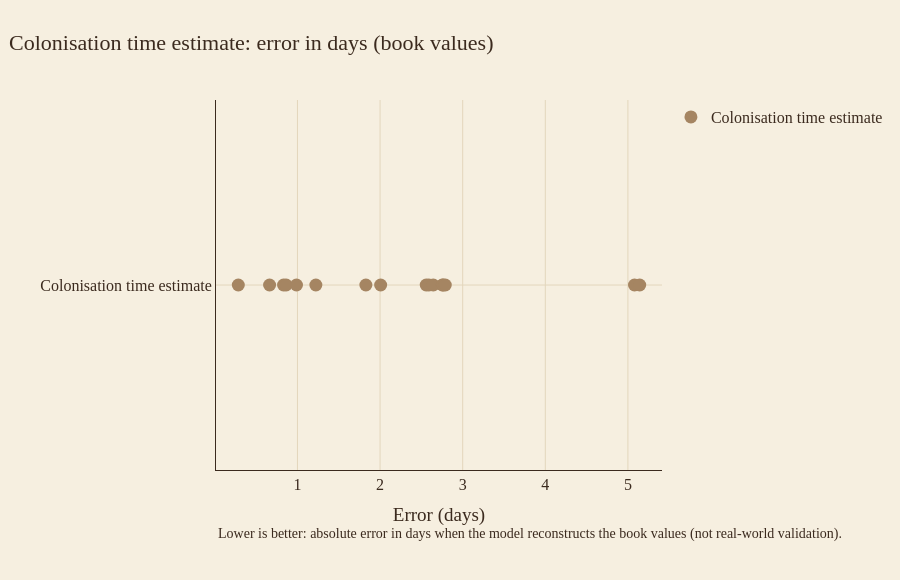
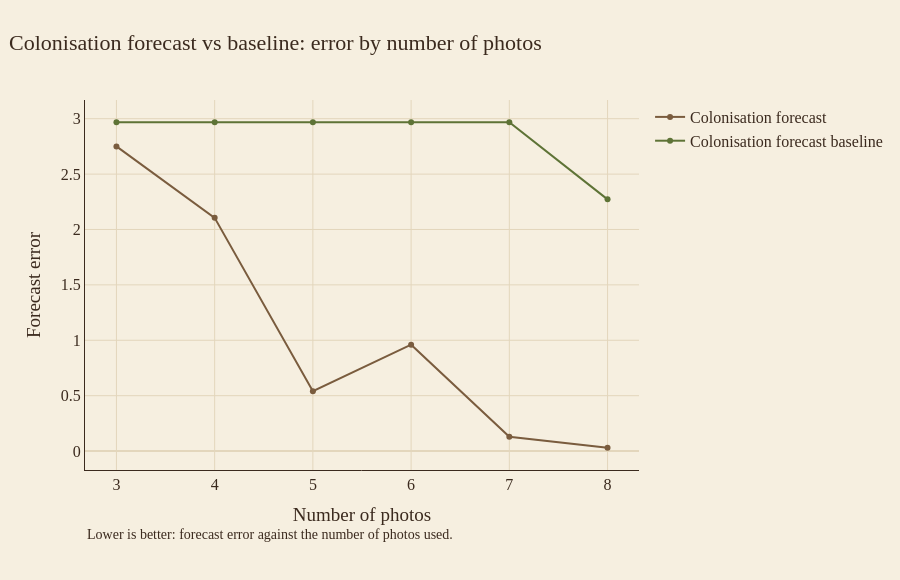
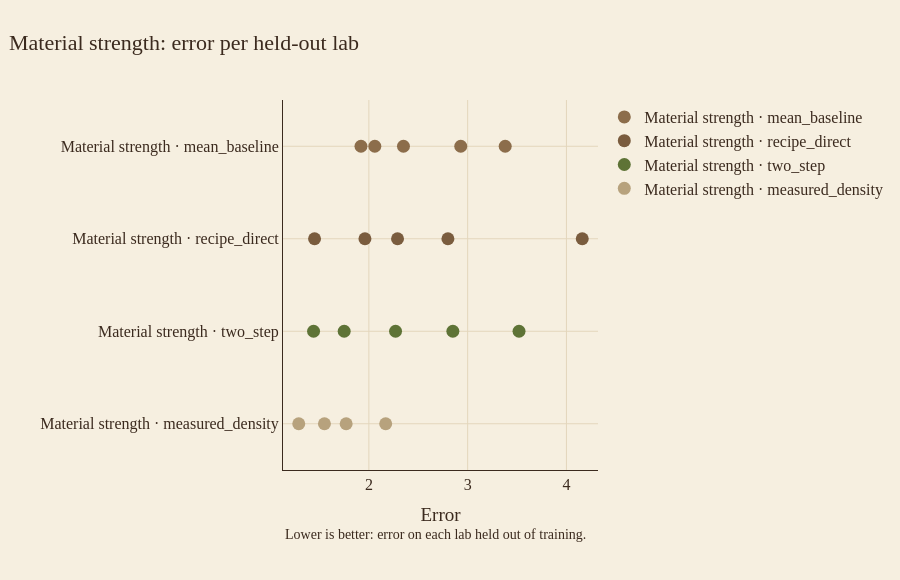
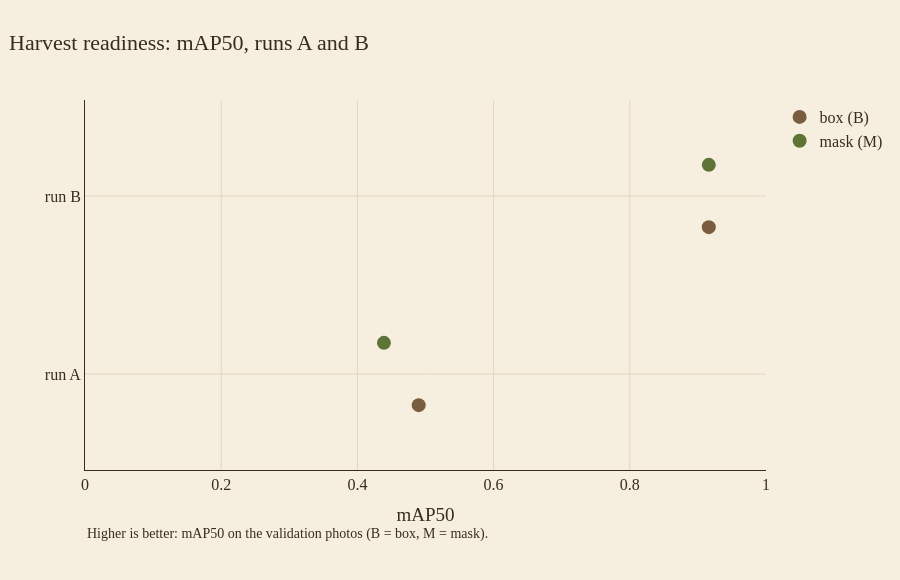

Notebook code for these charts, in order:
### Markdown cell above
## 1. Tested model performance
One panel per model, so datasets, splits and metrics never mix. Every run or fold stays visible as its own point. Coincident values can overlap.

### Code cell
m = tables["model_metrics"]
panels = [
    ("literature consensus", "Colonisation time estimate: error in days (book values)",
     "Lower is better: absolute error in days when the model reconstructs the book values (not real-world validation).", "strip"),
    ("colonisation forecast test", "Colonisation forecast vs baseline: error by number of photos",
     "Lower is better: forecast error against the number of photos used.", "photos"),
    ("property model", "Material strength: error per held-out lab",
     "Lower is better: error on each lab held out of training.", "strip"),
    ("harvest readiness", "Harvest readiness: mAP50, runs A and B",
     "Higher is better: mAP50 on the validation photos (B = box, M = mask).", "harvest"),
]
for prefix, title, note, kind in panels:
    g = m[m.dataset.str.startswith(prefix)]
    if g.empty:
        print("No data for:", title)
        continue
    if kind == "photos":
        g = g.assign(photos=g.run.astype(float)).sort_values("photos")
        fig = px.line(g, x="photos", y="value", color="model", markers=True, color_discrete_map=model_palette)
        fig.update_xaxes(title="Number of photos")
        fig.update_yaxes(title="Forecast error")
    elif kind == "harvest":
        g = g.assign(kind=g.metric.str.extract(r"\((.)\)")[0].map({"B": "box (B)", "M": "mask (M)"}))
        cmap = dict(zip(sorted(g.kind.unique()), THEME["series"][:2]))
        fig = px.strip(g, x="value", y="split", color="kind", color_discrete_map=cmap, hover_data=["run"])
        fig.update_traces(jitter=0, marker=dict(size=14))
        fig.update_xaxes(title="mAP50", range=[0, 1])
        fig.update_yaxes(title="")
    else:
        fig = px.strip(g, x="value", y="model", color="model", hover_data=["run"], color_discrete_map=model_palette)
        fig.update_traces(jitter=0, marker=dict(size=13))
        fig.update_xaxes(title="Error" if "days" not in title else "Error (days)")
        fig.update_yaxes(title="")
    finish(fig, title, "metrics_" + prefix, note=note)

### Figure 1 — Plotly figure (JSON) as saved in the notebook; plotly's stock layout.template omitted (floating-point values rounded to 4 significant figures)
{"data": [{"alignmentgroup": "True", "boxpoints": "all", "customdata": [["consensus_demo_20261019T094807_319906Z · cb01"], ["consensus_demo_20261019T094807_319906Z · cb02"], ["consensus_demo_20261019T094807_319906Z · cb03"], ["consensus_demo_20261019T094807_319906Z · cb04"], ["consensus_demo_20261019T094807_319906Z · cb05"], ["consensus_demo_20261019T094807_319906Z · cb06"], ["consensus_demo_20261019T094807_319906Z · cb07"], ["consensus_demo_20261019T094807_319906Z · cb09"], ["consensus_demo_20261019T094807_319906Z · cb10"], ["consensus_demo_20261019T094807_319906Z · cb11"], ["consensus_demo_20261019T094807_319906Z · cb12"], ["consensus_demo_20261019T094807_319906Z · cb15"], ["consensus_demo_20261019T094807_319906Z · cb17"], ["consensus_demo_20261019T094807_319906Z · cb18"], ["consensus_demo_20261019T094807_319906Z · cb19"], ["consensus_demo_20261019T094807_319906Z · cb21"]], "fillcolor": "rgba(255,255,255,0)", "hoveron": "points", "hovertemplate": "model=%{y}<br>value=%{x}<br>run=%{customdata[0]}<extra></extra>", "jitter": 0, "legendgroup": "Colonisation time estimate", "line": {"color": "rgba(255,255,255,0)"}, "marker": {"color": "#A58562", "size": 13}, "name": "Colonisation time estimate", "offsetgroup": "Colonisation time estimate", "orientation": "h", "pointpos": 0, "showlegend": true, "type": "box", "x": [0.2839, 2.763, 2.789, 0.6626, 0.9882, 1.223, 2.559, 2.591, 2.007, 0.8627, 2.644, 5.08, 5.143, 2.755, 1.828, 0.8318], "x0": " ", "xaxis": "x", "y": ["Colonisation time estimate", "Colonisation time estimate", "Colonisation time estimate", "Colonisation time estimate", "Colonisation time estimate", "Colonisation time estimate", "Colonisation time estimate", "Colonisation time estimate", "Colonisation time estimate", "Colonisation time estimate", "Colonisation time estimate", "Colonisation time estimate", "Colonisation time estimate", "Colonisation time estimate", "Colonisation time estimate", "Colonisation time estimate"], "y0": " ", "yaxis": "y"}], "layout": {"annotations": [{"font": {"size": 14}, "showarrow": false, "text": "Lower is better: absolute error in days when the model reconstructs the book values (not real-world validation).", "x": 0, "xanchor": "left", "xref": "paper", "y": -0.2, "yref": "paper"}], "boxmode": "overlay", "font": {"color": "#3B2A1E", "family": "Georgia, 'Times New Roman', serif", "size": 16}, "height": 580, "legend": {"title": {"text": ""}, "tracegroupgap": 0}, "margin": {"b": 110, "l": 85, "r": 40, "t": 100}, "paper_bgcolor": "#F6EFE0", "plot_bgcolor": "#F6EFE0", "title": {"text": "Colonisation time estimate: error in days (book values)", "x": 0.01}, "xaxis": {"anchor": "y", "domain": [0, 1], "gridcolor": "#E3D6BC", "linecolor": "#3B2A1E", "title": {"text": "Error (days)"}, "zerolinecolor": "#E3D6BC"}, "yaxis": {"anchor": "x", "categoryarray": ["Colonisation time estimate"], "categoryorder": "array", "domain": [0, 1], "gridcolor": "#E3D6BC", "linecolor": "#3B2A1E", "title": {"text": ""}, "zerolinecolor": "#E3D6BC"}}}

### Figure 2 — Plotly figure (JSON) as saved in the notebook; plotly's stock layout.template omitted (floating-point values rounded to 4 significant figures)
{"data": [{"hovertemplate": "model=Colonisation forecast<br>photos=%{x}<br>value=%{y}<extra></extra>", "legendgroup": "Colonisation forecast", "line": {"color": "#7A5C3E", "dash": "solid"}, "marker": {"symbol": "circle"}, "mode": "lines+markers", "name": "Colonisation forecast", "orientation": "v", "showlegend": true, "type": "scatter", "x": [3.0, 4.0, 5.0, 6.0, 7.0, 8.0], "xaxis": "x", "y": [2.75, 2.105, 0.54, 0.96, 0.13, 0.03], "yaxis": "y"}, {"hovertemplate": "model=Colonisation forecast baseline<br>photos=%{x}<br>value=%{y}<extra></extra>", "legendgroup": "Colonisation forecast baseline", "line": {"color": "#5E7336", "dash": "solid"}, "marker": {"symbol": "circle"}, "mode": "lines+markers", "name": "Colonisation forecast baseline", "orientation": "v", "showlegend": true, "type": "scatter", "x": [3.0, 4.0, 5.0, 6.0, 7.0, 8.0], "xaxis": "x", "y": [2.968, 2.968, 2.968, 2.968, 2.968, 2.272], "yaxis": "y"}], "layout": {"annotations": [{"font": {"size": 14}, "showarrow": false, "text": "Lower is better: forecast error against the number of photos used.", "x": 0, "xanchor": "left", "xref": "paper", "y": -0.2, "yref": "paper"}], "font": {"color": "#3B2A1E", "family": "Georgia, 'Times New Roman', serif", "size": 16}, "height": 580, "legend": {"title": {"text": ""}, "tracegroupgap": 0}, "margin": {"b": 110, "l": 85, "r": 40, "t": 100}, "paper_bgcolor": "#F6EFE0", "plot_bgcolor": "#F6EFE0", "title": {"text": "Colonisation forecast vs baseline: error by number of photos", "x": 0.01}, "xaxis": {"anchor": "y", "domain": [0, 1], "gridcolor": "#E3D6BC", "linecolor": "#3B2A1E", "title": {"text": "Number of photos"}, "zerolinecolor": "#E3D6BC"}, "yaxis": {"anchor": "x", "domain": [0, 1], "gridcolor": "#E3D6BC", "linecolor": "#3B2A1E", "title": {"text": "Forecast error"}, "zerolinecolor": "#E3D6BC"}}}

### Figure 3 — Plotly figure (JSON) as saved in the notebook; plotly's stock layout.template omitted (floating-point values rounded to 4 significant figures)
{"data": [{"alignmentgroup": "True", "boxpoints": "all", "customdata": [["d004"], ["d005"], ["d006"], ["d007"], ["d016"]], "fillcolor": "rgba(255,255,255,0)", "hoveron": "points", "hovertemplate": "model=%{y}<br>value=%{x}<br>run=%{customdata[0]}<extra></extra>", "jitter": 0, "legendgroup": "Material strength · mean_baseline", "line": {"color": "rgba(255,255,255,0)"}, "marker": {"color": "#8C6D4B", "size": 13}, "name": "Material strength · mean_baseline", "offsetgroup": "Material strength · mean_baseline", "orientation": "h", "pointpos": 0, "showlegend": true, "type": "box", "x": [3.38, 2.93, 2.35, 2.06, 1.92], "x0": " ", "xaxis": "x", "y": ["Material strength · mean_baseline", "Material strength · mean_baseline", "Material strength · mean_baseline", "Material strength · mean_baseline", "Material strength · mean_baseline"], "y0": " ", "yaxis": "y"}, {"alignmentgroup": "True", "boxpoints": "all", "customdata": [["d004"], ["d005"], ["d006"], ["d007"], ["d016"]], "fillcolor": "rgba(255,255,255,0)", "hoveron": "points", "hovertemplate": "model=%{y}<br>value=%{x}<br>run=%{customdata[0]}<extra></extra>", "jitter": 0, "legendgroup": "Material strength · recipe_direct", "line": {"color": "rgba(255,255,255,0)"}, "marker": {"color": "#7A5C3E", "size": 13}, "name": "Material strength · recipe_direct", "offsetgroup": "Material strength · recipe_direct", "orientation": "h", "pointpos": 0, "showlegend": true, "type": "box", "x": [4.16, 2.8, 1.45, 1.96, 2.29], "x0": " ", "xaxis": "x", "y": ["Material strength · recipe_direct", "Material strength · recipe_direct", "Material strength · recipe_direct", "Material strength · recipe_direct", "Material strength · recipe_direct"], "y0": " ", "yaxis": "y"}, {"alignmentgroup": "True", "boxpoints": "all", "customdata": [["d004"], ["d005"], ["d006"], ["d007"], ["d016"]], "fillcolor": "rgba(255,255,255,0)", "hoveron": "points", "hovertemplate": "model=%{y}<br>value=%{x}<br>run=%{customdata[0]}<extra></extra>", "jitter": 0, "legendgroup": "Material strength · two_step", "line": {"color": "rgba(255,255,255,0)"}, "marker": {"color": "#5E7336", "size": 13}, "name": "Material strength · two_step", "offsetgroup": "Material strength · two_step", "orientation": "h", "pointpos": 0, "showlegend": true, "type": "box", "x": [3.52, 2.85, 1.44, 1.75, 2.27], "x0": " ", "xaxis": "x", "y": ["Material strength · two_step", "Material strength · two_step", "Material strength · two_step", "Material strength · two_step", "Material strength · two_step"], "y0": " ", "yaxis": "y"}, {"alignmentgroup": "True", "boxpoints": "all", "customdata": [["d004"], ["d005"], ["d007"], ["d016"]], "fillcolor": "rgba(255,255,255,0)", "hoveron": "points", "hovertemplate": "model=%{y}<br>value=%{x}<br>run=%{customdata[0]}<extra></extra>", "jitter": 0, "legendgroup": "Material strength · measured_density", "line": {"color": "rgba(255,255,255,0)"}, "marker": {"color": "#B7A27D", "size": 13}, "name": "Material strength · measured_density", "offsetgroup": "Material strength · measured_density", "orientation": "h", "pointpos": 0, "showlegend": true, "type": "box", "x": [1.55, 2.17, 1.29, 1.77], "x0": " ", "xaxis": "x", "y": ["Material strength · measured_density", "Material strength · measured_density", "Material strength · measured_density", "Material strength · measured_density"], "y0": " ", "yaxis": "y"}], "layout": {"annotations": [{"font": {"size": 14}, "showarrow": false, "text": "Lower is better: error on each lab held out of training.", "x": 0, "xanchor": "left", "xref": "paper", "y": -0.2, "yref": "paper"}], "boxmode": "overlay", "font": {"color": "#3B2A1E", "family": "Georgia, 'Times New Roman', serif", "size": 16}, "height": 580, "legend": {"title": {"text": ""}, "tracegroupgap": 0}, "margin": {"b": 110, "l": 85, "r": 40, "t": 100}, "paper_bgcolor": "#F6EFE0", "plot_bgcolor": "#F6EFE0", "title": {"text": "Material strength: error per held-out lab", "x": 0.01}, "xaxis": {"anchor": "y", "domain": [0, 1], "gridcolor": "#E3D6BC", "linecolor": "#3B2A1E", "title": {"text": "Error"}, "zerolinecolor": "#E3D6BC"}, "yaxis": {"anchor": "x", "categoryarray": ["Material strength · measured_density", "Material strength · two_step", "Material strength · recipe_direct", "Material strength · mean_baseline"], "categoryorder": "array", "domain": [0, 1], "gridcolor": "#E3D6BC", "linecolor": "#3B2A1E", "title": {"text": ""}, "zerolinecolor": "#E3D6BC"}}}

### Figure 4 — Plotly figure (JSON) as saved in the notebook; plotly's stock layout.template omitted (floating-point values rounded to 4 significant figures)
{"data": [{"alignmentgroup": "True", "boxpoints": "all", "customdata": [["harvest_run2_A_train_abhi_test_angelo"], ["harvest_run2_B_train_angelo_test_abhi"]], "fillcolor": "rgba(255,255,255,0)", "hoveron": "points", "hovertemplate": "kind=box (B)<br>value=%{x}<br>split=%{y}<br>run=%{customdata[0]}<extra></extra>", "jitter": 0, "legendgroup": "box (B)", "line": {"color": "rgba(255,255,255,0)"}, "marker": {"color": "#7A5C3E", "size": 14}, "name": "box (B)", "offsetgroup": "box (B)", "orientation": "h", "pointpos": 0, "showlegend": true, "type": "box", "x": [0.49, 0.916], "x0": " ", "xaxis": "x", "y": ["run A", "run B"], "y0": " ", "yaxis": "y"}, {"alignmentgroup": "True", "boxpoints": "all", "customdata": [["harvest_run2_A_train_abhi_test_angelo"], ["harvest_run2_B_train_angelo_test_abhi"]], "fillcolor": "rgba(255,255,255,0)", "hoveron": "points", "hovertemplate": "kind=mask (M)<br>value=%{x}<br>split=%{y}<br>run=%{customdata[0]}<extra></extra>", "jitter": 0, "legendgroup": "mask (M)", "line": {"color": "rgba(255,255,255,0)"}, "marker": {"color": "#5E7336", "size": 14}, "name": "mask (M)", "offsetgroup": "mask (M)", "orientation": "h", "pointpos": 0, "showlegend": true, "type": "box", "x": [0.439, 0.916], "x0": " ", "xaxis": "x", "y": ["run A", "run B"], "y0": " ", "yaxis": "y"}], "layout": {"annotations": [{"font": {"size": 14}, "showarrow": false, "text": "Higher is better: mAP50 on the validation photos (B = box, M = mask).", "x": 0, "xanchor": "left", "xref": "paper", "y": -0.2, "yref": "paper"}], "boxmode": "group", "font": {"color": "#3B2A1E", "family": "Georgia, 'Times New Roman', serif", "size": 16}, "height": 580, "legend": {"title": {"text": ""}, "tracegroupgap": 0}, "margin": {"b": 110, "l": 85, "r": 40, "t": 100}, "paper_bgcolor": "#F6EFE0", "plot_bgcolor": "#F6EFE0", "title": {"text": "Harvest readiness: mAP50, runs A and B", "x": 0.01}, "xaxis": {"anchor": "y", "domain": [0, 1], "gridcolor": "#E3D6BC", "linecolor": "#3B2A1E", "range": [0, 1], "title": {"text": "mAP50"}, "zerolinecolor": "#E3D6BC"}, "yaxis": {"anchor": "x", "domain": [0, 1], "gridcolor": "#E3D6BC", "linecolor": "#3B2A1E", "title": {"text": ""}, "zerolinecolor": "#E3D6BC"}}}
